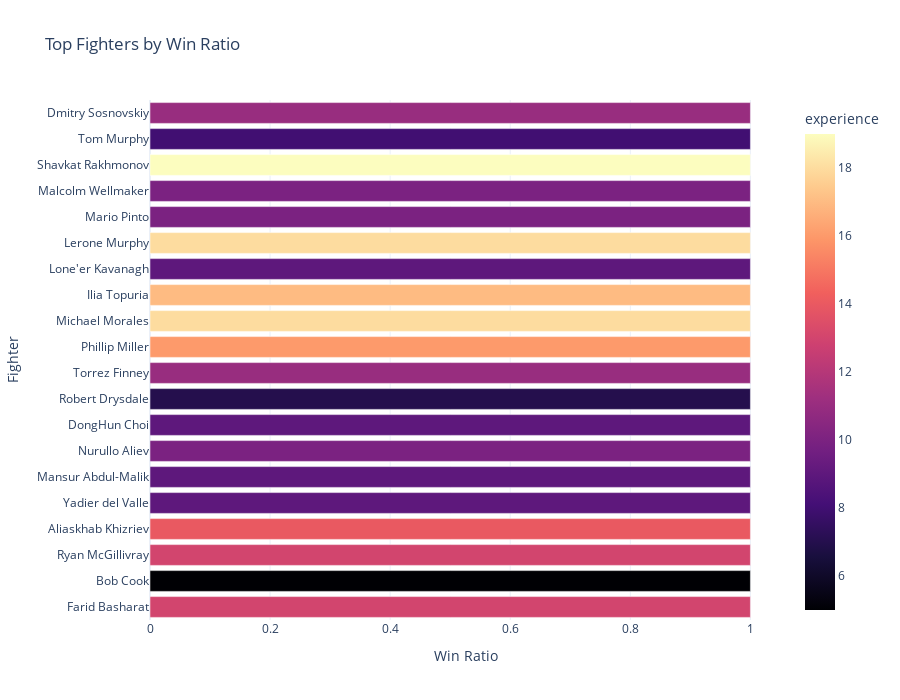

Source (notebook cell):
### Code cell
# Query 3: Top Fighters by Win Ratio (Plotly)
query3 = """
SELECT id, name, experience, win_ratio
FROM fighters
WHERE COALESCE(experience,0) >= 5
ORDER BY win_ratio DESC
LIMIT 20;
"""
df3 = pd.read_sql(query3, conn)


fig3 = px.bar(
    df3.sort_values('win_ratio', ascending = True),  
    x = 'win_ratio',
    y = 'name',
    orientation = 'h',
    color = 'experience',
    color_continuous_scale = px.colors.sequential.Magma,  
    title = 'Top Fighters by Win Ratio'
)

fig3.update_layout(
    xaxis_title = 'Win Ratio',
    yaxis_title = 'Fighter',
    template = 'plotly_white',
    height=700
)

### Figure 1 — Plotly figure (JSON) as saved in the notebook; plotly's stock layout.template omitted (floating-point values rounded to 4 significant figures)
{"data": [{"hovertemplate": "win_ratio=%{x}<br>name=%{y}<br>experience=%{marker.color}<extra></extra>", "legendgroup": "", "marker": {"color": [13, 5, 13, 14, 9, 9, 10, 9, 7, 11, 16, 18, 17, 9, 18, 10, 10, 19, 8, 11], "coloraxis": "coloraxis", "pattern": {"shape": ""}}, "name": "", "orientation": "h", "showlegend": false, "textposition": "auto", "type": "bar", "x": [1.0, 1.0, 1.0, 1.0, 1.0, 1.0, 1.0, 1.0, 1.0, 1.0, 1.0, 1.0, 1.0, 1.0, 1.0, 1.0, 1.0, 1.0, 1.0, 1.0], "xaxis": "x", "y": ["Farid Basharat", "Bob Cook", "Ryan McGillivray", "Aliaskhab Khizriev", "Yadier del Valle", "Mansur Abdul-Malik", "Nurullo Aliev", "DongHun Choi", "Robert Drysdale", "Torrez Finney", "Phillip Miller", "Michael Morales", "Ilia Topuria", "Lone'er Kavanagh", "Lerone Murphy", "Mario Pinto", "Malcolm Wellmaker", "Shavkat Rakhmonov", "Tom Murphy", "Dmitry Sosnovskiy"], "yaxis": "y"}], "layout": {"barmode": "relative", "coloraxis": {"colorbar": {"title": {"text": "experience"}}, "colorscale": [[0, "#000004"], [0.1111, "#180f3d"], [0.2222, "#440f76"], [0.3333, "#721f81"], [0.4444, "#9e2f7f"], [0.5556, "#cd4071"], [0.6667, "#f1605d"], [0.7778, "#fd9668"], [0.8889, "#feca8d"], [1, "#fcfdbf"]]}, "height": 700, "legend": {"tracegroupgap": 0}, "title": {"text": "Top Fighters by Win Ratio"}, "xaxis": {"anchor": "y", "domain": [0, 1], "title": {"text": "Win Ratio"}}, "yaxis": {"anchor": "x", "domain": [0, 1], "title": {"text": "Fighter"}}}}
